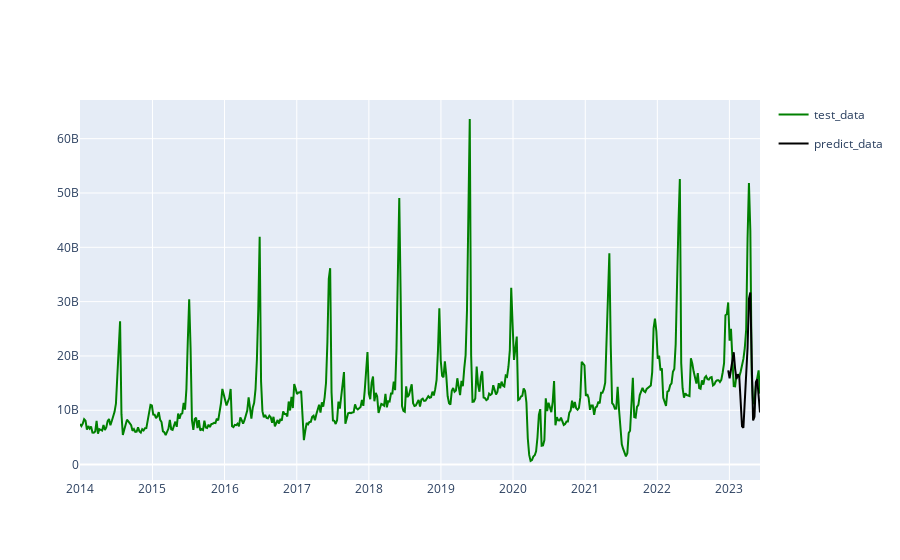

Source (notebook cell):
### Code cell
import plotly.express as px

color_map = {'test_data': 'green', 'predict_data': 'black', 'forecast_data': 'red'}

df['category'] = 'test_data'
daily_trx_sc = px.line(df, x='weekly_start_date', y='sales', color='category', color_discrete_map=color_map)

df_predict = pd.DataFrame({'sales': list_hasil_tuned})
df_predict['weekly_start_date'] = df.iloc[last_index:]['weekly_start_date'].to_list()
df_predict['category'] = 'predict_data'
predict_sc = px.line(df_predict, x='weekly_start_date', y='sales', color='category', color_discrete_map=color_map)

layout = go.Layout(title='Weekly transactions', xaxis=dict(title='Date'), yaxis=dict(title='Trx count'))
fig = go.Figure(data=daily_trx_sc.data + predict_sc.data)
fig.show()

### Figure 1 — Plotly figure (JSON) as saved in the notebook; plotly's stock layout.template omitted (floating-point values rounded to 4 significant figures; data arrays with more than 128 entries replaced by an {"elided": "..."} marker saying what was removed)
{"data": [{"hovertemplate": "category=test_data<br>weekly_start_date=%{x}<br>sales=%{y}<extra></extra>", "legendgroup": "test_data", "line": {"color": "green", "dash": "solid"}, "marker": {"symbol": "circle"}, "mode": "lines", "name": "test_data", "orientation": "v", "showlegend": true, "type": "scatter", "x": {"elided": "493 str values"}, "xaxis": "x", "y": {"elided": "493 float values"}, "yaxis": "y"}, {"hovertemplate": "category=predict_data<br>weekly_start_date=%{x}<br>sales=%{y}<extra></extra>", "legendgroup": "predict_data", "line": {"color": "black", "dash": "solid"}, "marker": {"symbol": "circle"}, "mode": "lines", "name": "predict_data", "orientation": "v", "showlegend": true, "type": "scatter", "x": ["2022-12-26", "2023-01-02", "2023-01-09", "2023-01-16", "2023-01-23", "2023-01-30", "2023-02-06", "2023-02-13", "2023-02-20", "2023-02-27", "2023-03-06", "2023-03-13", "2023-03-20", "2023-03-27", "2023-04-03", "2023-04-10", "2023-04-17", "2023-04-24", "2023-05-01", "2023-05-08", "2023-05-15", "2023-05-22", "2023-05-29", "2023-06-05"], "xaxis": "x", "y": [17356943360, 15897063424, 17456695296, 19315984384, 20685144064, 17619771392, 15751106560, 16635317248, 16113269760, 11630178304, 7028146688, 6781381632, 11401858048, 15951019008, 21498863616, 30504404992, 31689404416, 19141570560, 8119887360, 8817399808, 15146401792, 15707194368, 11543934976, 9590961152], "yaxis": "y"}], "layout": {}}
